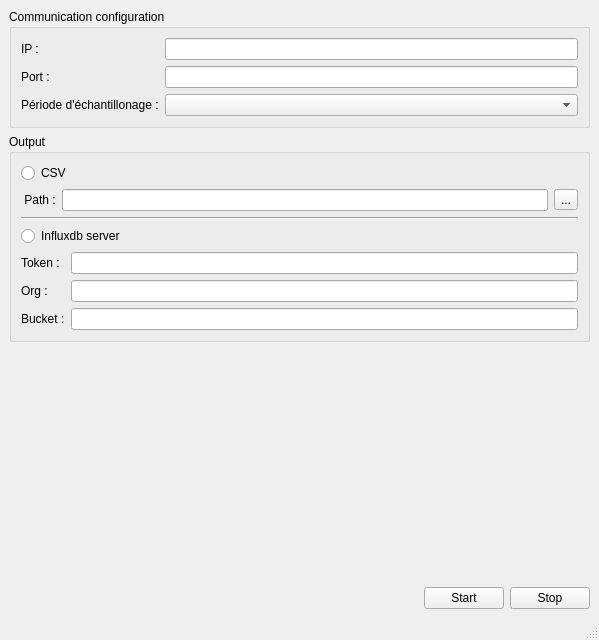
<?xml version="1.0" encoding="UTF-8"?>
<ui version="4.0">
 <class>MainWindow</class>
 <widget class="QMainWindow" name="MainWindow">
  <property name="geometry">
   <rect>
    <x>0</x>
    <y>0</y>
    <width>599</width>
    <height>640</height>
   </rect>
  </property>
  <property name="windowTitle">
   <string>FanucToDatabase</string>
  </property>
  <widget class="QWidget" name="centralwidget">
   <layout class="QVBoxLayout" name="verticalLayout_5">
    <item>
     <widget class="QGroupBox" name="groupBox_2">
      <property name="title">
       <string>Communication configuration</string>
      </property>
      <layout class="QHBoxLayout" name="horizontalLayout_2">
       <item>
        <layout class="QVBoxLayout" name="verticalLayout_3">
         <item>
          <widget class="QLabel" name="label_2">
           <property name="text">
            <string>IP :</string>
           </property>
          </widget>
         </item>
         <item>
          <widget class="QLabel" name="label_3">
           <property name="text">
            <string>Port :</string>
           </property>
          </widget>
         </item>
         <item>
          <widget class="QLabel" name="label_4">
           <property name="text">
            <string>Période d'échantillonage :</string>
           </property>
          </widget>
         </item>
        </layout>
       </item>
       <item>
        <layout class="QVBoxLayout" name="verticalLayout_2">
         <item>
          <widget class="QLineEdit" name="lineEdit_ip"/>
         </item>
         <item>
          <widget class="QLineEdit" name="lineEdit_port"/>
         </item>
         <item>
          <widget class="QComboBox" name="comboBox_data_rate"/>
         </item>
        </layout>
       </item>
      </layout>
     </widget>
    </item>
    <item>
     <widget class="QGroupBox" name="groupBox_3">
      <property name="title">
       <string>Output</string>
      </property>
      <layout class="QVBoxLayout" name="verticalLayout_6">
       <item>
        <widget class="QRadioButton" name="radioButton_csv">
         <property name="text">
          <string>CSV</string>
         </property>
        </widget>
       </item>
       <item>
        <layout class="QHBoxLayout" name="horizontalLayout_4">
         <item>
          <widget class="QLabel" name="label_5">
           <property name="text">
            <string> Path :</string>
           </property>
          </widget>
         </item>
         <item>
          <widget class="QLineEdit" name="lineEdit_csv_path"/>
         </item>
         <item>
          <widget class="QToolButton" name="toolButton">
           <property name="text">
            <string>...</string>
           </property>
          </widget>
         </item>
        </layout>
       </item>
       <item>
        <widget class="Line" name="line">
         <property name="orientation">
          <enum>Qt::Horizontal</enum>
         </property>
        </widget>
       </item>
       <item>
        <widget class="QRadioButton" name="radioButton_server">
         <property name="text">
          <string>Influxdb server</string>
         </property>
        </widget>
       </item>
       <item>
        <layout class="QHBoxLayout" name="horizontalLayout">
         <item>
          <layout class="QVBoxLayout" name="verticalLayout_4">
           <item>
            <widget class="QLabel" name="label_6">
             <property name="text">
              <string>Token :</string>
             </property>
            </widget>
           </item>
           <item>
            <widget class="QLabel" name="label_7">
             <property name="text">
              <string>Org :</string>
             </property>
            </widget>
           </item>
           <item>
            <widget class="QLabel" name="label_8">
             <property name="text">
              <string>Bucket :</string>
             </property>
            </widget>
           </item>
          </layout>
         </item>
         <item>
          <layout class="QVBoxLayout" name="verticalLayout">
           <item>
            <widget class="QLineEdit" name="lineEdit_token"/>
           </item>
           <item>
            <widget class="QLineEdit" name="lineEdit_org"/>
           </item>
           <item>
            <widget class="QLineEdit" name="lineEdit_bucket"/>
           </item>
          </layout>
         </item>
        </layout>
       </item>
      </layout>
     </widget>
    </item>
    <item>
     <spacer name="verticalSpacer">
      <property name="orientation">
       <enum>Qt::Vertical</enum>
      </property>
      <property name="sizeHint" stdset="0">
       <size>
        <width>20</width>
        <height>40</height>
       </size>
      </property>
     </spacer>
    </item>
    <item>
     <layout class="QHBoxLayout" name="horizontalLayout_3">
      <item>
       <spacer name="horizontalSpacer_2">
        <property name="orientation">
         <enum>Qt::Horizontal</enum>
        </property>
        <property name="sizeHint" stdset="0">
         <size>
          <width>40</width>
          <height>20</height>
         </size>
        </property>
       </spacer>
      </item>
      <item>
       <widget class="QPushButton" name="pushButton_start">
        <property name="text">
         <string>Start</string>
        </property>
       </widget>
      </item>
      <item>
       <widget class="QPushButton" name="pushButton_stop">
        <property name="text">
         <string>Stop</string>
        </property>
       </widget>
      </item>
     </layout>
    </item>
   </layout>
  </widget>
  <widget class="QMenuBar" name="menubar">
   <property name="geometry">
    <rect>
     <x>0</x>
     <y>0</y>
     <width>599</width>
     <height>21</height>
    </rect>
   </property>
  </widget>
  <widget class="QStatusBar" name="statusbar"/>
 </widget>
 <resources/>
 <connections/>
</ui>
